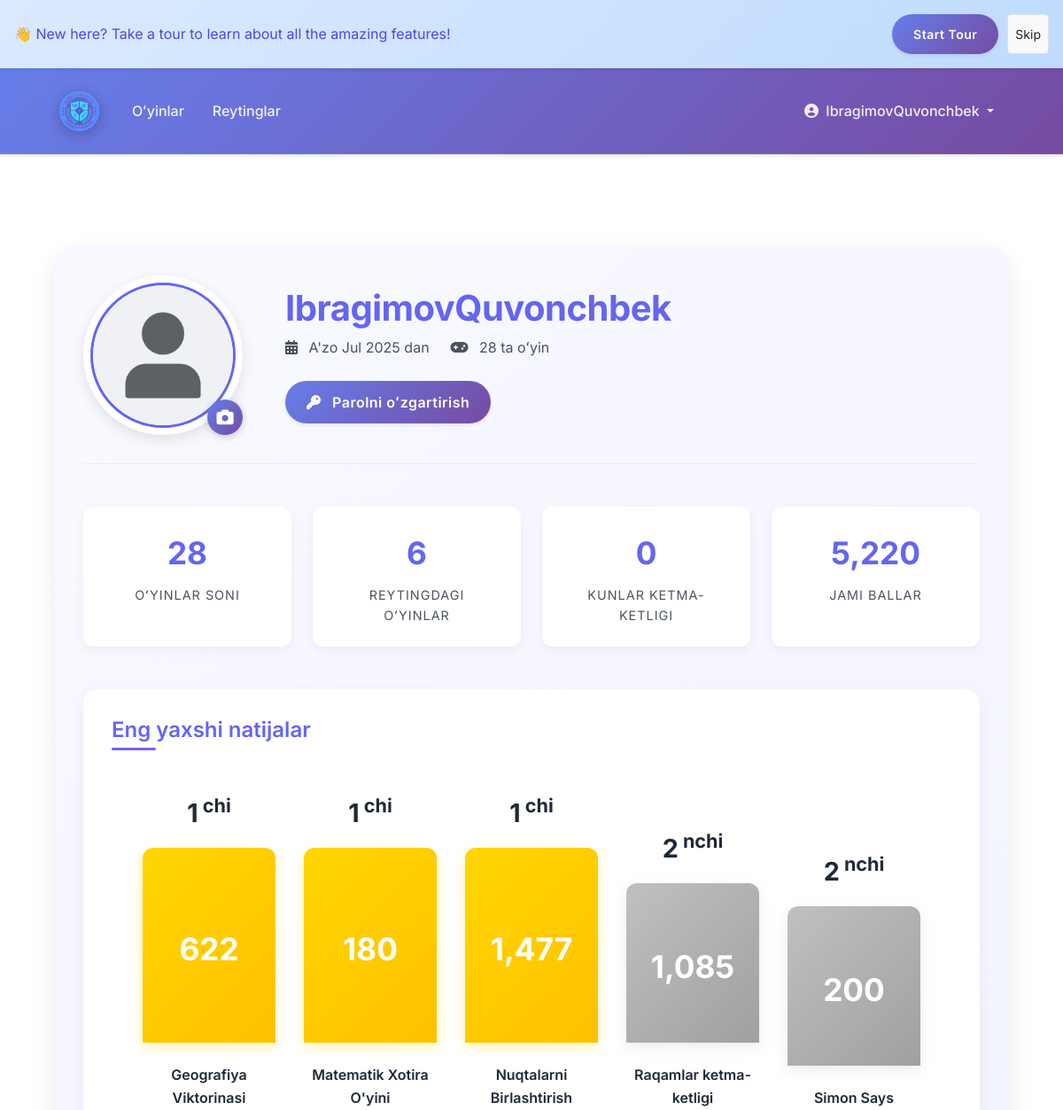
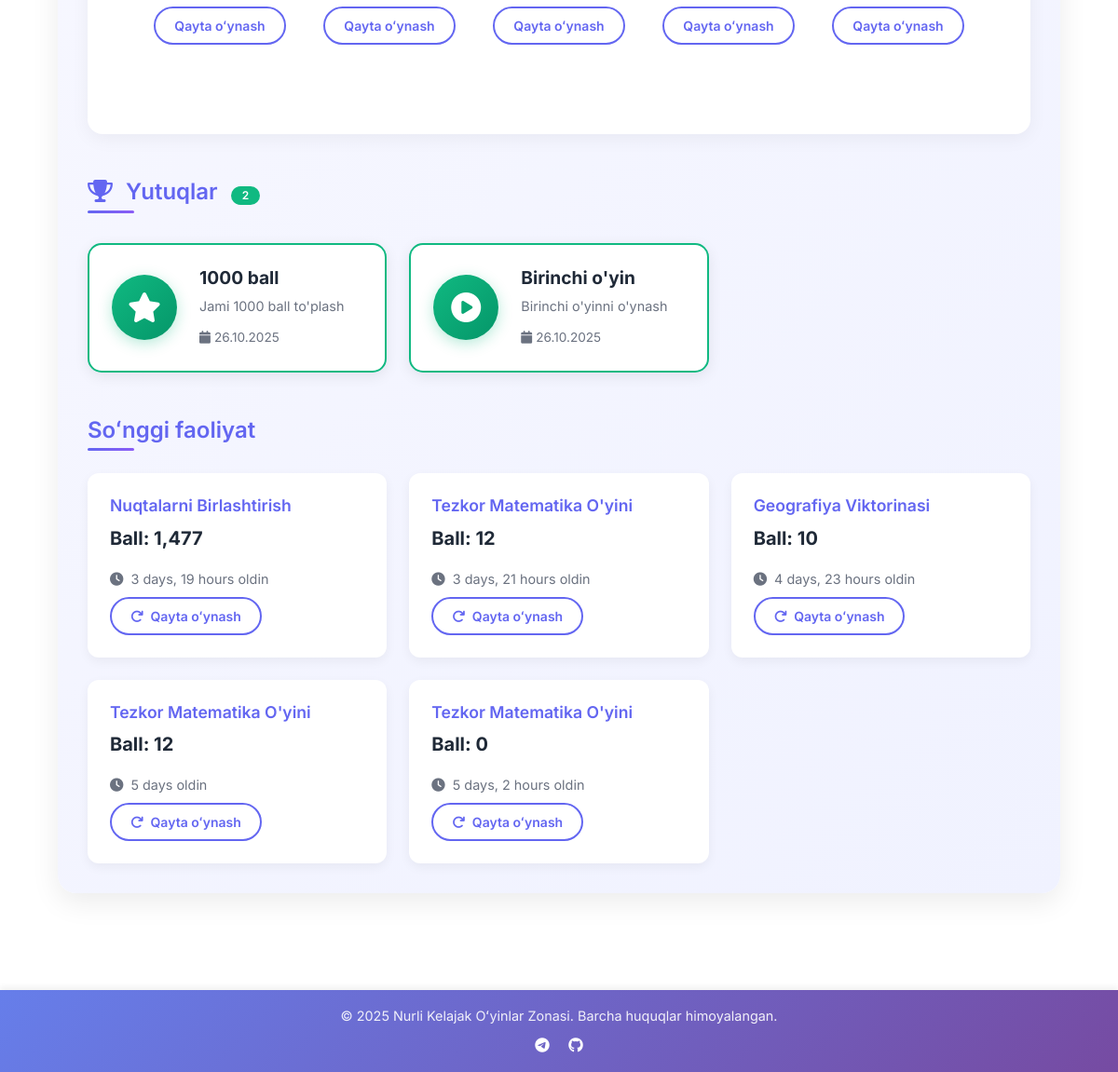
/accounts/profile/ (signed in), run on an earlier commit of the app's database (2 pictures, top to bottom).
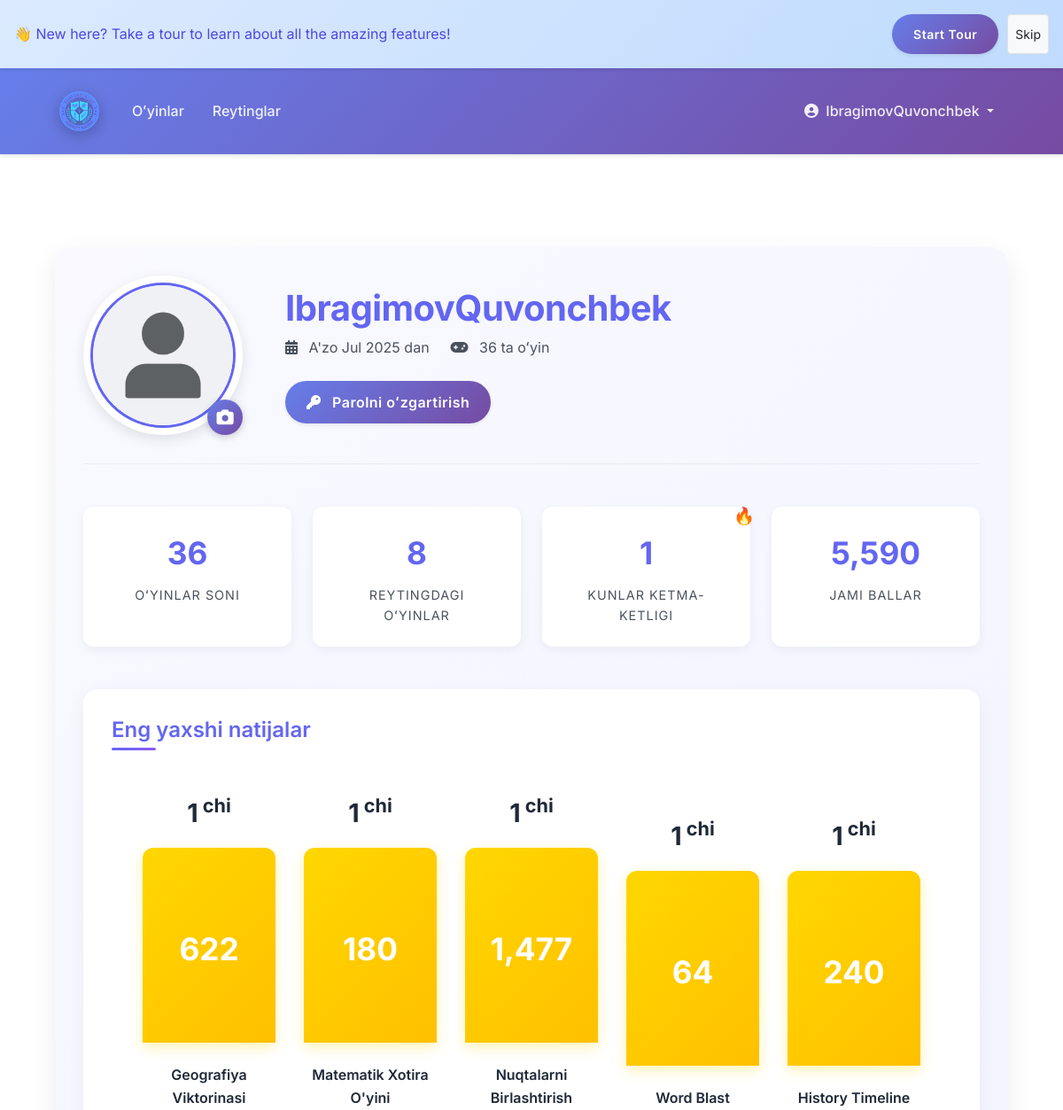
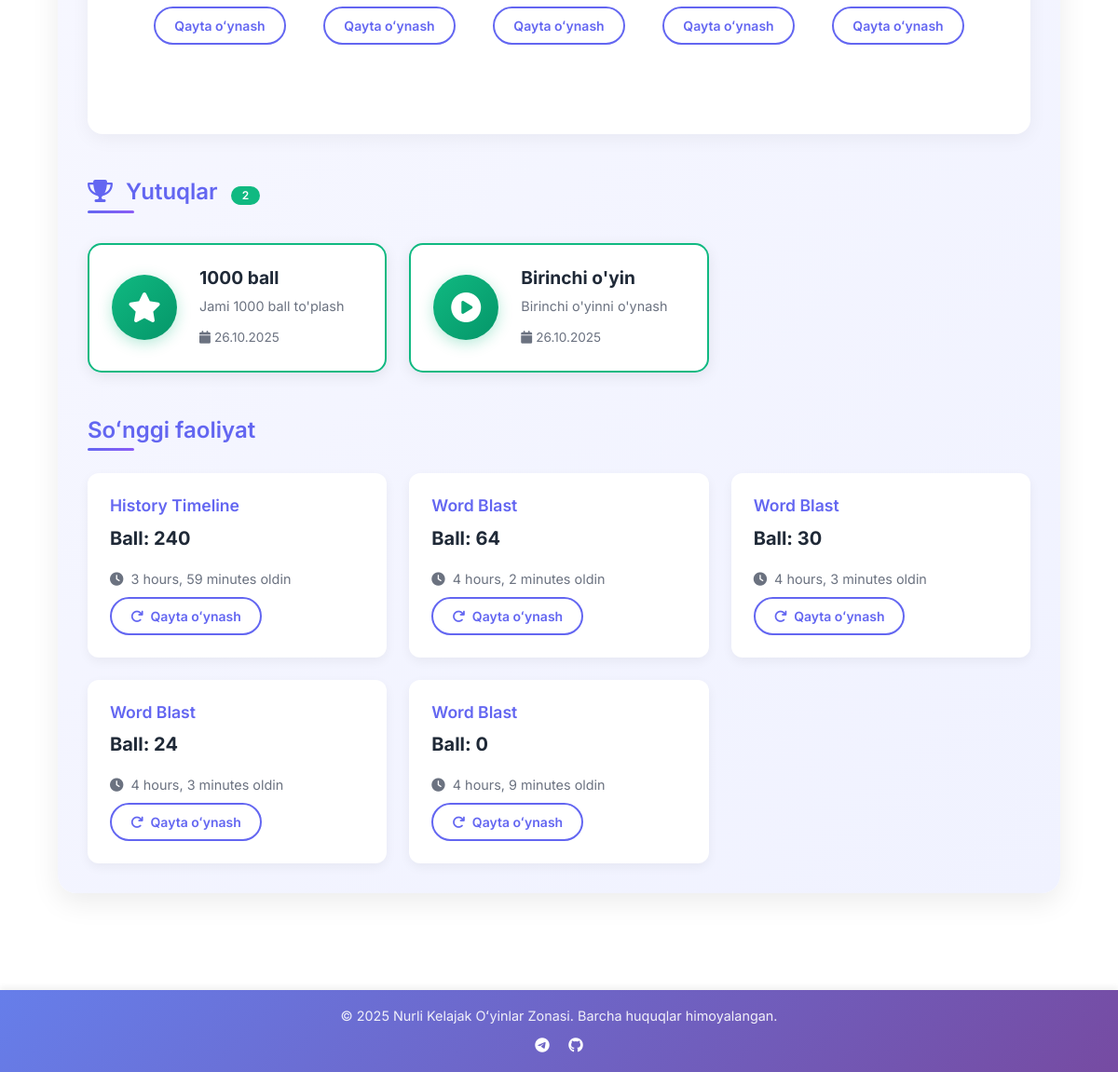
And on a later commit of the database (2 pictures, top to bottom).
### games/models.py (models this page shows, shortened)
class Game(models.Model):
    DIFFICULTY_CHOICES = [
        ('easy', 'Easy'),
        ('medium', 'Medium'),
        ('hard', 'Hard'),
    ]
    CATEGORY_CHOICES = [
        ('math', 'Math'),
        ('geography', 'Geography'),
        ('memory', 'Memory'),
        ('word', 'Word/Language'),
        ('puzzle', 'Puzzle'),
        ('history', 'History'),
    ]
    name = models.CharField(max_length=100)
    slug = models.SlugField(unique=True)
    description = models.TextField()
    description_uzbek = models.TextField(blank=True, help_text="Uzbek description of the game")
    image = models.ImageField(
        upload_to=game_image_upload_path,
        null=True,
        blank=True,
        help_text="Upload game cover image (optimal size: 800x600px)"
    )
    is_active = models.BooleanField(default=True)
    difficulty_level = models.CharField(max_length=10, choices=DIFFICULTY_CHOICES, null=True, blank=True)
    category = models.CharField(max_length=20, choices=CATEGORY_CHOICES, null=True, blank=True)
    icon = models.CharField(max_length=50, default='fa-gamepad', help_text="Font Awesome icon class")

class GameScore(models.Model):
    user = models.ForeignKey(settings.AUTH_USER_MODEL, on_delete=models.CASCADE)
    game = models.ForeignKey('Game', on_delete=models.CASCADE)
    score = models.PositiveIntegerField()
    created_at = models.DateTimeField(auto_now_add=True)
    class Meta:
        ordering = ['-score']
        verbose_name = 'Game Score'
        verbose_name_plural = 'Game Scores'

### accounts/models.py (models this page shows, shortened)
class UserAchievement(models.Model):
    user = models.ForeignKey(User, on_delete=models.CASCADE, related_name='user_achievements')
    achievement = models.ForeignKey(Achievement, on_delete=models.CASCADE)
    unlocked_at = models.DateTimeField(auto_now_add=True)
    class Meta:
        unique_together = ['user', 'achievement']
        ordering = ['-unlocked_at']

class Achievement(models.Model):
    ACHIEVEMENT_TYPES = [
        ('FIRST_PLAY', 'First Play'),
        ('SCORE_1000', 'Score 1000 Points'),
        ('TOP_10', 'Top 10 Player'),
        ('STREAK_MASTER', 'Streak Master'),
        ('ALL_GAMES', 'All Games Played'),
        ('GAME_WINNER', 'Game Winner'),
    ]
    title = models.CharField(max_length=100)
    description = models.TextField(max_length=500)
    icon = models.CharField(max_length=50, default='fa-trophy')
    achievement_type = models.CharField(max_length=50, choices=ACHIEVEMENT_TYPES, unique=True)
    requirement = models.IntegerField(help_text="Required value to unlock (e.g., 1000 for score, 10 for streak)")
    class Meta:
        ordering = ['id']
        verbose_name = 'Achievement'
        verbose_name_plural = 'Achievements'

### accounts/views.py (the view)
# urls.py: path('profile/', views.profile, name='profile'),
@login_required
def profile(request):
    total_points = GameScore.objects.filter(user=request.user).aggregate(
        total_points=Sum('score')
    )['total_points'] or 0
    streak = 0
    today = datetime.now().date()
    current_date = today
    while GameScore.objects.filter(user=request.user, created_at__date=current_date).exists():
        streak += 1
        current_date -= timedelta(days=1)
    stats = get_user_stats(request.user)
    from .models import UserAchievement
    user_achievements = UserAchievement.objects.filter(user=request.user).select_related('achievement')
    context = {
        'games_played_count': stats['games_played_count'],
        'ranked_games_count': stats['ranked_games_count'],
        'daily_streak': streak,
        'total_points': total_points,
        'game_rankings': stats['game_rankings'],
        'recent_games': stats['recent_games'],
        'achievements': user_achievements
    }
    return render(request, 'accounts/profile.html', context)

### accounts/templates/accounts/profile.html (shortened to what the changed rows need)
{% extends "base.html" %}
{% load static %}
{% load humanize %}
{% block content %}
<div class="profile-container">
    <div class="profile-header">
        <div class="profile-info">
            <h1 class="profile-username">{{ user.username }}</h1>
            <div class="profile-meta">
                <span><i class="fas fa-calendar-alt me-2"></i> A'zo {{ user.date_joined|date:"M Y" }} dan</span>
                <span><i class="fas fa-gamepad me-2"></i> {{ games_played_count|default:0 }} ta oʻyin</span>
            </div>
        </div>
    </div>
    <div class="stats-grid">
        <div class="stat-card">
            <div class="stat-value">{{ games_played_count|default:0 }}</div>
            <div class="stat-label">Oʻyinlar soni</div>
        </div>
        <div class="stat-card">
            <div class="stat-value">{{ ranked_games_count|default:0 }}</div>
            <div class="stat-label">Reytingdagi oʻyinlar</div>
        </div>
        <div class="stat-card" {% if daily_streak > 0 %}data-streak="true"{% endif %}>
            <div class="stat-value">{{ daily_streak|default:0 }}</div>
            <div class="stat-label">Kunlar ketma-ketligi</div>
        </div>
        <div class="stat-card">
            <div class="stat-value">{{ total_points|intcomma|default:0 }}</div>
            <div class="stat-label">Jami ballar</div>
        </div>
    </div>
    {% if game_rankings %}
    <div class="podium-container">
        <h2 class="section-title">Eng yaxshi natijalar</h2>
        <div class="podium">
            {% for ranking in game_rankings %}
            <div class="podium-place">
                <div class="podium-rank">
                    {{ ranking.position }}<sup>
                        {% if ranking.position == 1 %}chi
                        {% elif ranking.position == 2 %}nchi
                        {% elif ranking.position == 3 %}nchi
                        {% else %}nchi
                        {% endif %}
                    </sup>
                </div>
                <div class="podium-platform
                    {% if ranking.position == 1 %}podium-gold
                    {% elif ranking.position == 2 %}podium-silver
                    {% elif ranking.position == 3 %}podium-bronze
                    {% else %}podium-other{% endif %}">
                    <div class="podium-score">{{ ranking.high_score|intcomma }}</div>
                </div>
                <div class="podium-game">{{ ranking.game__name }}</div>
                <a href="{% url 'games:game_detail' ranking.game__slug %}" class="btn btn-sm btn-outline-primary mt-2">
                    Qayta oʻynash
                </a>
            </div>
            {% endfor %}
        </div>
    </div>
    {% else %}
    <div class="empty-state">
        <i class="fas fa-trophy empty-icon"></i>
        <h3>Hozircha reyting yoʻq</h3>
        <p class="empty-text">Reytingda koʻrinish uchun oʻyinlarda qatnashing!</p>
    </div>
    {% endif %}
    <div class="achievements-section">
        <h2 class="section-title">
            <i class="fas fa-trophy me-2"></i> Yutuqlar
            {% if achievements %}
                <span class="badge badge-success">{{ achievements|length }}</span>
            {% endif %}
        </h2>
        {% if achievements %}
            <div class="achievements-grid">
                {% for user_achievement in achievements %}
                <div class="achievement-card unlocked">
                    <div class="achievement-icon">
                        <i class="fas {{ user_achievement.achievement.icon }}"></i>
                    </div>
                    <div class="achievement-info">
                        <h4 class="achievement-title">{{ user_achievement.achievement.title }}</h4>
                        <p class="achievement-desc">{{ user_achievement.achievement.description }}</p>
                        <small class="achievement-date">
                            <i class="fas fa-calendar me-1"></i>{{ user_achievement.unlocked_at|date:"d.m.Y" }}
                        </small>
                    </div>
                </div>
                {% endfor %}
            </div>
        {% else %}
            <div class="empty-state">
                <i class="fas fa-trophy empty-icon"></i>
                <h3>Hali yutuq yoʻq</h3>
                <p class="empty-text">Yutuqlarni qoʻlga kiriting va ularni bu yerda koʻring!</p>
            </div>
        {% endif %}
    </div>
    <div class="game-activity">
        <h2 class="section-title">Soʻnggi faoliyat</h2>
        {% if recent_games %}
            <div class="activity-grid">
                {% for game in recent_games %}
                <div class="activity-card">
                    <h5 class="activity-game">{{ game.game.name }}</h5>
                    <p class="activity-score">Ball: {{ game.score|intcomma }}</p>
                    <div class="activity-meta">
                        <span><i class="fas fa-clock me-1"></i> {{ game.created_at|timesince }} oldin</span>
                        <a href="{% url 'games:game_detail' game.game.slug %}" class="btn btn-sm btn-outline-primary">
                            <i class="fas fa-redo me-1"></i> Qayta oʻynash
                        </a>
                    </div>
                </div>
                {% endfor %}
            </div>
        {% else %}
            <div class="empty-state">
                <i class="fas fa-gamepad empty-icon"></i>
                <h3>Soʻnggi faoliyat yoʻq</h3>
                <p class="empty-text">Faoliyatingizni koʻrish uchun oʻyinlarda qatnashing!</p>
            </div>
        {% endif %}
    </div>
</div>
{% endblock %}

What changed in the data, as far as the page shows it:
no longer on this page (row unchanged): Game: game__name "Raqamlar ketma-ketligi"
no longer on this page (row unchanged): Game: game__name "Simon Says"
no longer on this page (row unchanged): GameScore: game.name "Nuqtalarni Birlashtirish", score "1,477", created_at "3 days, 19 hours"
no longer on this page (row unchanged): GameScore: game.name "Tezkor Matematika O'yini", score "12", created_at "3 days, 21 hours"
no longer on this page (row unchanged): GameScore: game.name "Geografiya Viktorinasi", score "10", created_at "4 days, 23 hours"
no longer on this page (row unchanged): GameScore: game.name "Tezkor Matematika O'yini", score "12", created_at "5 days"
no longer on this page (row unchanged): GameScore: game.name "Tezkor Matematika O'yini", score "0", created_at "5 days, 2 hours"
added Game: game__name "Word Blast"
added Game: game__name "History Timeline"
added GameScore: game.name "History Timeline", score "240", created_at "3 hours, 59 minutes"
added GameScore: game.name "Word Blast", score "64", created_at "4 hours, 2 minutes"
added GameScore: game.name "Word Blast", score "30", created_at "4 hours, 3 minutes"
added GameScore: game.name "Word Blast", score "24", created_at "4 hours, 3 minutes"
added GameScore: game.name "Word Blast", score "0", created_at "4 hours, 9 minutes"
Also different on the page:
{{ games_played_count|default:0 }}: "28" → "36"
{{ ranked_games_count|default:0 }}: "6" → "8"
{{ daily_streak|default:0 }}: "0" → "1"
{{ total_points|intcomma|default:0 }}: "5,220" → "5,590"
new list line: "1 chi 64 Qayta oʻynash"
new list line: "1 chi 240 Qayta oʻynash"
list line gone: "2 nchi 1,085 Qayta oʻynash"
list line gone: "2 nchi 200 Qayta oʻynash"
